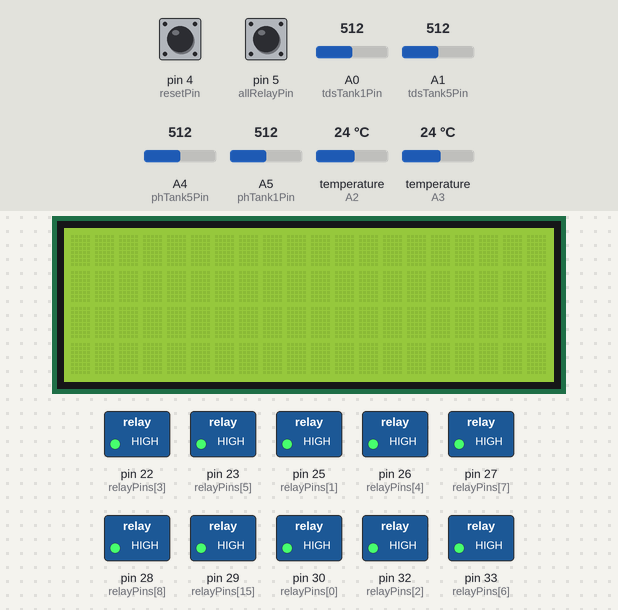
The sketch below on a simulated Arduino Mega 2560, built with avr-gcc and run on an emulated ATmega2560. On the bench: 20×4 character LCD, switched loads named in the sketch (green lamp = pin HIGH). Inputs (shaded band) come from the test bench; at power-on: A1 (tdsTank5Pin) = 512, pin 4 (resetPin) HIGH, pin 5 (allRelayPin) HIGH, A0 (tdsTank1Pin) = 512, A4 (phTank5Pin) = 512, A5 (phTank1Pin) = 512, temperature (sensors on A2, A3) 24 °C. What the sketch prints to the serial monitor is not drawn.

Above: at 1.2 s.
1.3 s: A1 (tdsTank5Pin) set to 109
At 2.6 s:
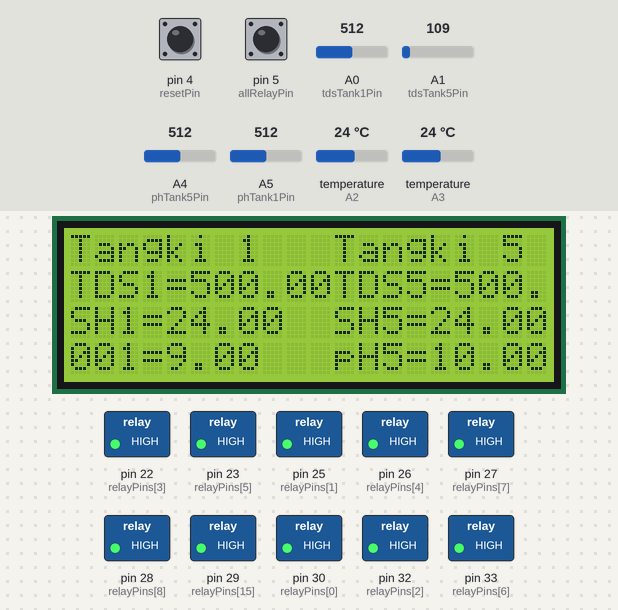
At 5.7 s:
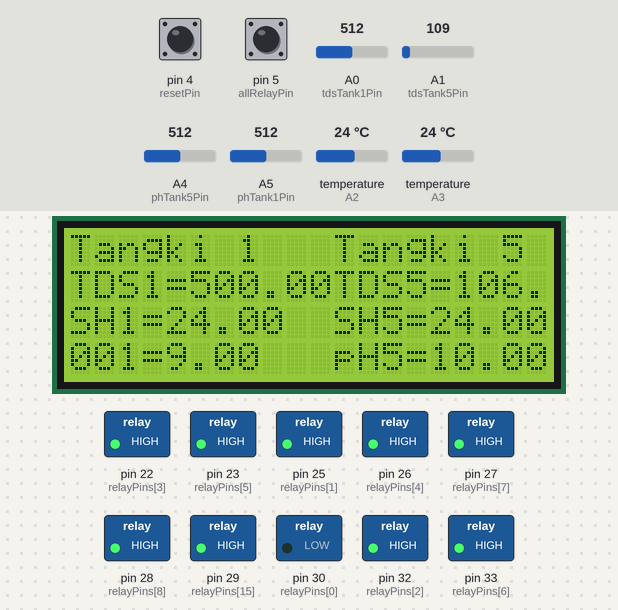
6.0 s: A1 (tdsTank5Pin) set to 95
At 48.4 s:
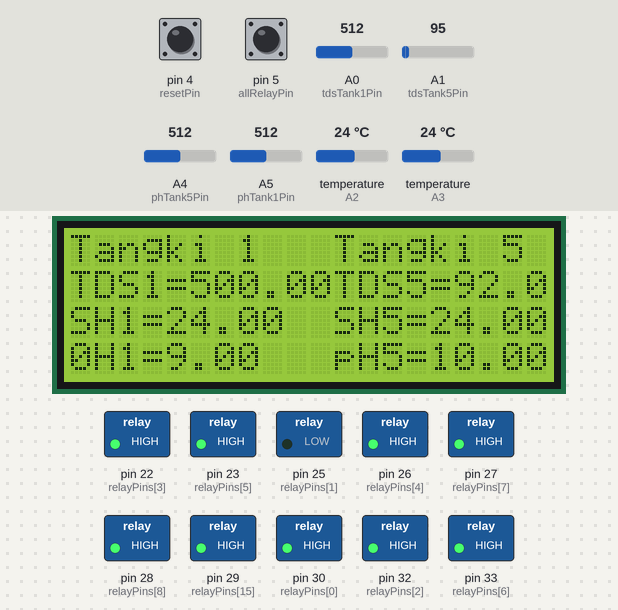
Timing chart, 0 to 48.7 s (numbered marks = the images above; inputs shaded):
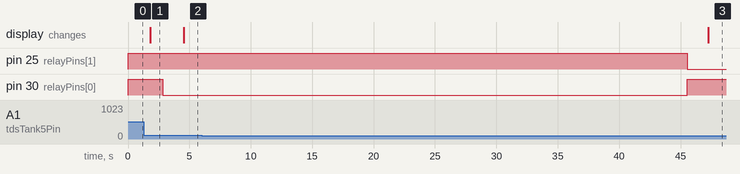

Measured:
- the behaviour switches between 103 and 102 on A1 (tdsTank5Pin) (found by bisection; images 2 and 3)
- after the input at 1.3 s, the display: first differs from a run without the input after 3.2 s (image 2)
- after the input at 6.0 s, the display: changes after 41.3 s (image 3)
- what the display in image 1 shows lasts 2.7 s, from 1.8 s to 4.5 s

The sketch:

lomba-pendi-arduino.ino
```cpp
// Library yang diperlukan
#include <Arduino.h>
#include <Wire.h>
#include <LiquidCrystal_I2C.h>
#include <DallasTemperature.h>
#include <SoftwareSerial.h>

// Pin Relay serta Urutan Kerja
const int relayPins[] = { 30, 25, 32, 22, 26, 23, 33, 27, 28, 32, 22, 26, 23, 33, 27, 29 };
const int numRelays = sizeof(relayPins) / sizeof(relayPins[0]);
const int relayPinsKuras[] = { 25, 22, 26, 23, 33, 27, 28 };
const int numRelaysKuras = sizeof(relayPinsKuras) / sizeof(relayPinsKuras[0]);
const int resetPin = 4;
const int allRelayPin = 5;

// Waktu Delay Kerja
const unsigned long relayDelays[] = {40000 , 40000, 70000, 30000, 100000, 30000, 70000, 30000, 30000, 70000, 30000, 100000, 30000, 70000, 30000, 30000};
//Waktu Delay  Uji Alat
//const unsigned long relayDelays[] = {8000 , 8000, 12000, 8000, 18000, 8000, 12000, 8000, 8000, 12000, 8000, 18000, 8000, 12000, 8000, 8000};

// Definiai Pin LCD, Sensor TDS dan Suhu DS18B20
const int tdsTank1Pin = A0;   // sensor suhu DS18B20 tangki 5 putih
const int tdsTank5Pin = A1;   // sensor suhu DS18B20 tangki 1 ungu
const int tempTank1Pin = A2;  // sensor suhu DS18B20 tangki 5 biru
const int tempTank5Pin = A3;  // sensor suhu DS18B20 tangki 1 hijau
const int phTank1Pin = A5;    // sensor ph tangki 1
const int phTank5Pin = A4;    // sensor ph tangki 5
LiquidCrystal_I2C lcd(0x27, 20, 4);
OneWire oneWire1(tempTank1Pin);
OneWire oneWire5(tempTank5Pin);
DallasTemperature sensors1(&oneWire1);
DallasTemperature sensors5(&oneWire5);
SoftwareSerial espSerial(2, 3);
float readph(int pin) {
  float analogValue = analogRead(pin);
  return analogValue;
}

void setup() {
  // Set semua pin relay sebagai OUTPUT
  for (int i = 0; i < numRelays; i++) {
    pinMode(relayPins[i], OUTPUT);
    digitalWrite(relayPins[i], HIGH);  // Matikan relay awalnya
  }

  // Inisialisasi komunikasi Serial
  Serial.begin(9600);
  // Serial2.begin(115200);
  espSerial.begin(115200);

  // Inisialisasi LCD
  lcd.begin();
  // Inisialisasi sensor suhu DS18B20
  sensors1.begin();
  sensors5.begin();
  // Inisialisasi sensor pH
  pinMode(phTank1Pin, INPUT);
  pinMode(phTank5Pin, INPUT);
  // Inisialisasi Toggle Button
  pinMode(resetPin, INPUT_PULLUP);
  pinMode(allRelayPin, INPUT_PULLUP);
}

void loop() {
  //data sensor
  float ph1 = readph(phTank1Pin);
  float phValue1 = map(ph1, 0, 1023, 0, 18.5);
  float ph5 = readph(phTank5Pin);
  float phValue5 = map(ph5, 0, 1023, 0, 20);
  float tdsTank1 = readTDS(tdsTank1Pin);
  float tdsTank5 = readTDS(tdsTank5Pin);
  float tempTank1 = readTemperature(tempTank1Pin, sensors1);
  float tempTank5 = readTemperature(tempTank5Pin, sensors5);

  float jumlahProses = 0;

  if (espSerial.available() == 0) {
    String sdata;
    sdata = sdata + tdsTank1 + "," + tdsTank5 + "," + tempTank1 + "," + tempTank5 + "," + phValue1 + "," + phValue5 + "," + jumlahProses;
    espSerial.println(sdata);
    Serial.println(sdata);
    sdata = "";
  }

  Serial.print("TDS Tangki 1: ");
  Serial.println(tdsTank1);
  Serial.print("TDS Tangki 5: ");
  Serial.println(tdsTank5);
  Serial.print("Suhu Tangki 1: ");
  Serial.println(tempTank1);
  Serial.print("Suhu Tangki 5: ");
  Serial.println(tempTank5);
  Serial.print("pH Tangki 1: ");
  Serial.println(phValue1);
  Serial.print("pH Tangki 5: ");
  Serial.println(phValue5);

  // Tampilkan hasil di LCD
  lcd.clear();
  lcd.setCursor(0, 0);
  lcd.print("Tangki 1");
  lcd.setCursor(0, 1);
  lcd.print("TDS1=");
  lcd.print(tdsTank1);
  lcd.setCursor(0, 2);
  lcd.print("SH1=");
  lcd.print(tempTank1);
  lcd.setCursor(0, 3);
  lcd.print("pH1=");
  lcd.print(phValue1);

  lcd.setCursor(11, 0);
  lcd.print("Tangki 5");
  lcd.setCursor(11, 1);
  lcd.print("TDS5=");
  lcd.print(tdsTank5);
  lcd.setCursor(11, 2);
  lcd.print("SH5=");
  lcd.print(tempTank5);
  lcd.setCursor(11, 3);
  lcd.print("pH5=");
  lcd.print(phValue5);
  delay(1000);

  mulai_proses:
  // Mengaktifkan relay sesuai urutan dan waktu kerja
  for (int i = 0; i < numRelays; i++) {
    jumlahProses = ((String(i).toFloat() + 1)/numRelays) * 100;
    digitalWrite(relayPins[i], LOW);  // Aktifkan relay
    ph1 = readph(phTank1Pin);
    phValue1 = map(ph1, 0, 1023, 0, 18.5);
    ph5 = readph(phTank5Pin);
    phValue5 = map(ph5, 0, 1023, 0, 20);

    // Menampilkan nomor relay yang aktif di Serial Monitor
    Serial.print("Tahap yang sedang aktif: ");
    Serial.println(i + 1);
    tdsTank1 = readTDS(tdsTank1Pin);
    tdsTank5 = readTDS(tdsTank5Pin);
    tempTank1 = readTemperature(tempTank1Pin, sensors1);
    tempTank5 = readTemperature(tempTank5Pin, sensors5);

    // Mengirimkan Data ke Blynk
    if (espSerial.available() == 0) {
      String sdata;
      sdata = sdata + tdsTank1 + "," + tdsTank5 + "," + tempTank1 + "," + tempTank5 + "," + phValue1 + "," + phValue5 + "," + jumlahProses;
      espSerial.println(sdata);
      Serial.println(sdata);
      sdata = "";
    }
    //Tampilan di SeriL
    Serial.print("TDS Tangki 1: ");
    Serial.println(tdsTank1);
    Serial.print("TDS Tangki 5: ");
    Serial.println(tdsTank5);
    Serial.print("Suhu Tangki 1: ");
    Serial.println(tempTank1);
    Serial.print("Suhu Tangki 5: ");
    Serial.println(tempTank5);
    Serial.print("pH Tangki 1: ");
    Serial.println(phValue1);
    Serial.print("pH Tangki 5: ");
    Serial.println(phValue5);

    // Tampilkan hasil di LCD
    lcd.clear();
    lcd.setCursor(0, 0);
    lcd.print("Tangki 1");
    lcd.setCursor(0, 1);
    lcd.print("TDS1=");
    lcd.print(tdsTank1);
    lcd.setCursor(0, 2);
    lcd.print("SH1=");
    lcd.print(tempTank1);
    lcd.setCursor(0, 3);
    lcd.print("pH1=");
    lcd.print(phValue1);

    lcd.setCursor(11, 0);
    lcd.print("Tangki 5");
    lcd.setCursor(11, 1);
    lcd.print("TDS5=");
    lcd.print(tdsTank5);
    lcd.setCursor(11, 2);
    lcd.print("SH5=");
    lcd.print(tempTank5);
    lcd.setCursor(11, 3);
    lcd.print("pH5=");
    lcd.print(phValue5);
    delay(1000);


    // Delay sesuai waktu kerja relay
    delay(relayDelays[i]);

    digitalWrite(relayPins[i], HIGH);  // Matikan relay

    // Menampilkan informasi relay non-aktif di Serial Monitor
    Serial.print("Tahap yang sudah non-aktif: ");
    Serial.println((i + 1) % numRelays + 1);

    if (digitalRead(resetPin) == LOW) {
      Serial.println("Arduino direset!");

      lcd.clear();
      lcd.setCursor(2, 0);
      lcd.print("Arduino Direset!");

      while (digitalRead(resetPin) == LOW) {}
      delay(1000);
      resetArduino();
    }

    if (digitalRead(allRelayPin) == LOW) {
      for (int i = 0; i < numRelays; i++) {
        digitalWrite(relayPins[i], HIGH);
      }
      Serial.println("Proses Kuras!");
      lcd.clear();
      lcd.setCursor(2, 0);
      lcd.print("Proses Kuras!");
      while (digitalRead(allRelayPin) == LOW) {
        for (int i = 0; i < numRelaysKuras; i++) {
          digitalWrite(relayPinsKuras[i], LOW);
        }
      }
      delay(1000);
      for (int i = 0; i < numRelaysKuras; i++) {
        digitalWrite(relayPinsKuras[i], HIGH);
      }
      lcd.clear();
      lcd.setCursor(2, 0);
      lcd.print("Semua Relay Mati");
      delay(5000);

      goto mulai_proses;
    }
  }
}

// Fungsi untuk membaca nilai TDS
float readTDS(int pin) {
  // Mengukur nilai TDS
  int analogValue = analogRead(pin);
  // Melakukan perhitungan untuk mengonversi nilai analog ke nilai TDS
  float tdsValue = map(analogValue, 0, 1023, 0, 1000);
  return tdsValue;
}

// Fungsi untuk membaca suhu menggunakan sensor DS18B20
float readTemperature(int pin, DallasTemperature &sensors) {
  sensors.requestTemperatures();                 // Meminta pembacaan suhu
  float tempValue = sensors.getTempCByIndex(0);  // Membaca suhu dalam derajat Celsius
  return tempValue;
}

void resetArduino() {
  asm volatile ("  jmp 0");
}
```
